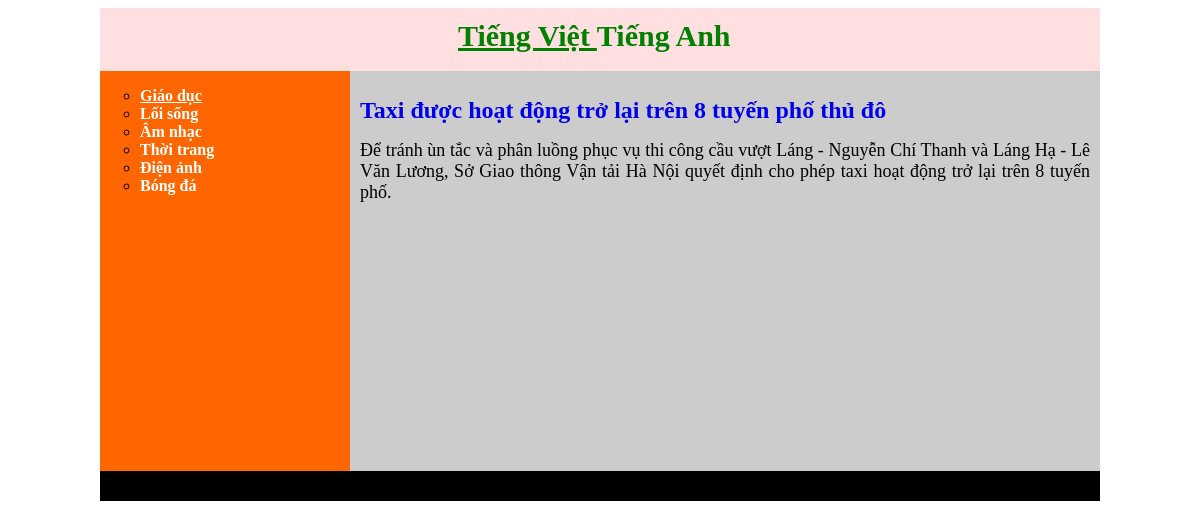
The app's page /index.php?act=tintheoloai&id=15&lang=vi with its own data.
### tables this page shows
CREATE TABLE IF NOT EXISTS `loaitin` (
  `idLT` int(11) NOT NULL DEFAULT '0',
  `Ten` varchar(100) DEFAULT '',
  `ThuTu` tinyint(11) NOT NULL DEFAULT '0',
  `AnHien` tinyint(1) NOT NULL DEFAULT '1',
  `idTL` int(11) NOT NULL DEFAULT '1',
  `Ten_en` varchar(255) DEFAULT NULL,
  PRIMARY KEY (`idLT`)
);

CREATE TABLE IF NOT EXISTS `tin` (
  `idTin` int(11) NOT NULL AUTO_INCREMENT,
  `TieuDe` varchar(255) NOT NULL DEFAULT '',
  `TomTat` varchar(1000) DEFAULT NULL,
  `urlHinh` varchar(255) DEFAULT NULL,
  `Ngay` datetime DEFAULT '0000-00-00 00:00:00',
  `Content` text,
  `idLT` int(11) NOT NULL DEFAULT '0',
  `idTL` int(11) DEFAULT '1',
  `SoLanXem` int(11) DEFAULT '0',
  `TinNoiBat` tinyint(1) DEFAULT '0',
  `AnHien` tinyint(1) DEFAULT '1',
  `TieuDe_en` varchar(255) DEFAULT NULL,
  `content_en` text,
  `TomTat_en` varchar(1000) DEFAULT NULL,
  PRIMARY KEY (`idTin`),
  FULLTEXT KEY `TimKiemToanVan` (`TieuDe`)
);

### class/goc.php (called while the page is built, shortened)
<?php
class goc {
	function __construct(){
	   $this->db = new mysqli (DB_HOST, DB_USER, DB_PASS, DB_NAME);
	}
}

### class/tin.php (called while the page is built, shortened)
<?php
require_once "goc.php";
class tin extends goc
{
    function ListLoaiTin()
    {
        $sql = "SELECT *
         FROM `loaitin`
         WHERE idLT in ( SELECT idLT from tin)";
        $kq = $this->db->query($sql);
        return $kq;
    }
    function TinTheoLoaiTin($id)
    {
        $sql = "SELECT *
         FROM `tin`
         WHERE idLT = $id ORDER BY SoLanXem DESC
         LIMIT 0,6";
        $kq = $this->db->query($sql);
        return $kq;
    }
}

### danhmuc.php (the view)
<ul id="menu" style="list-style-type: circle;">
    <?php
    if (isset($_GET['lang'])) $lang = $_GET['lang'];
    else $lang = 'vi';
    $kq = $t->ListLoaiTin();
    while ($row = $kq->fetch_assoc()) {
        ?>
        <li>
            <a <?php if (isset($_GET['id']) and $row['idLT'] == $_GET['id']) echo "class='active'"; ?>
            href="index.php?act=tintheoloai&id=<?= $row['idLT'] ?>&lang=<?= $lang ?>">
                <?php
                    if ($lang == 'vi') echo $row['Ten'];
                    else echo $row['Ten_en'];
                    ?>
            </a>
        </li>
    <?php } ?>
</ul>

### tintheoloai.php
<?php
if (isset($_GET['lang'])) $lang = $_GET['lang'];
else $lang = 'vi';
$id = $_GET['id'];
$kq = $t->TinTheoLoaiTin($id);
while ($row = $kq->fetch_assoc()) {
    if ($lang == 'vi') {
        $title = $row['TieuDe'];
        $tomtat = $row['TomTat'];
    } else {
        $title = $row['TieuDe_en'];
        $tomtat = $row['TomTat_en'];
    }
    ?>
    <div class="tin">
        <h1><a href="#"> <?= $title ?> </a></h1>
        <div class="tomtat"> <?= $tomtat ?> </div>
    </div>
<?php }
?>

### style.css (style rules this page uses)
#menu a { color: #fff; font-weight: bold; text-decoration: none; }
#menu a.active { text-decoration: underline; }
.tin { padding: 10px; }
.tin h1 { font-size: 24px; }
.tin h1 a { text-decoration: none; }
.tomtat { text-align: justify; font-size: 18px; }

### records on screen
loaitin: Ten "Giáo dục"
loaitin: Ten "Lối sống"
loaitin: Ten "Âm nhạc"
loaitin: Ten "Thời trang"
loaitin: Ten "Điện ảnh"
loaitin: Ten "Bóng đá"
tin: TieuDe "Taxi được hoạt động trở lại trên 8 tuyến phố thủ đô", TomTat "Để tránh ùn tắc và phân luồng phục vụ thi công cầu vượt Láng - Nguyễn Chí Thanh và Láng Hạ - Lê Văn Lương, Sở Giao thông Vận tải Hà Nội quyết định cho phép taxi hoạt động trở lại trên 8 tuyến phố."

### other values on screen
$language_vi "Tiếng Việt"
$language_en "Tiếng Anh"
